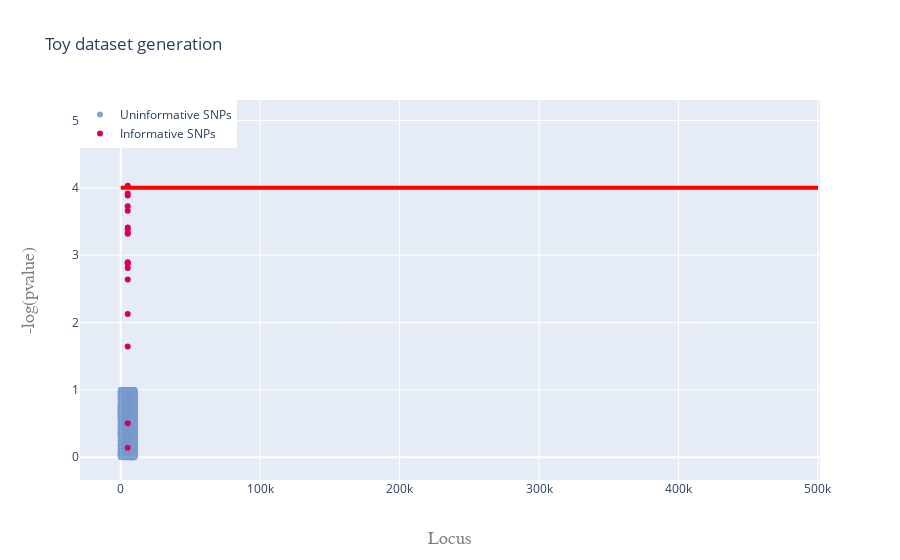

Source (notebook cell):
### Code cell
array = np.random.uniform(low=0, high=1, size=10000)

info = np.random.uniform(low=0, high=5, size=20 )
idx = np.arange(5000,5020,1)



fig = go.Figure(data=go.Scatter(x=np.array([np.arange(5000),np.arange(5020,10020)]).flatten(), 
                                y=array, 
                                 marker_color="#104BA9",
                                opacity=0.5,
                                name='Uninformative SNPs',
                                mode='markers'))


fig.add_trace(go.Scatter(x=idx, 
                         y=info,
                         marker_color="#D9005B",
                         opacity=1.0,
                         name='Informative SNPs',
                         mode='markers'))



fig.update_layout(    
    global_layout,
    title='Toy dataset generation'
)

fig.show()

### Figure 1 — Plotly figure (JSON) as saved in the notebook; plotly's stock layout.template omitted (floating-point values rounded to 4 significant figures; data arrays with more than 128 entries replaced by an {"elided": "..."} marker saying what was removed)
{"data": [{"marker": {"color": "#104BA9"}, "mode": "markers", "name": "Uninformative SNPs", "opacity": 0.5, "type": "scatter", "x": {"elided": "10000 int values"}, "y": {"elided": "10000 float values"}}, {"marker": {"color": "#D9005B"}, "mode": "markers", "name": "Informative SNPs", "opacity": 1, "type": "scatter", "x": [5000, 5001, 5002, 5003, 5004, 5005, 5006, 5007, 5008, 5009, 5010, 5011, 5012, 5013, 5014, 5015, 5016, 5017, 5018, 5019], "y": [3.917, 1.643, 4.967, 4.954, 4.033, 0.5055, 3.727, 2.894, 3.319, 0.1417, 2.129, 2.874, 3.888, 3.412, 3.382, 3.66, 2.638, 2.881, 3.335, 2.811]}], "layout": {"legend": {"x": 0, "y": 1}, "shapes": [{"line": {"color": "Red", "width": 4}, "name": "Significance level t_star", "type": "line", "x0": 2, "x1": 500020, "y0": 4, "y1": 4}], "title": {"text": "Toy dataset generation"}, "xaxis": {"title": {"font": {"color": "#7f7f7f", "family": "Courier New, monospace", "size": 18}, "text": "Locus"}}, "yaxis": {"title": {"font": {"color": "#7f7f7f", "family": "Courier New, monospace", "size": 18}, "text": "-log(pvalue)"}}}}
